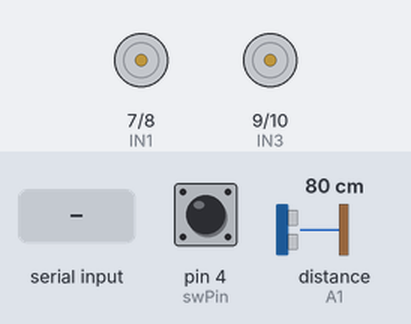
Bench run of a sketch on a simulated Arduino Uno, built with avr-gcc and run on an emulated ATmega328P. Parts: motor-driver pin pairs drawn as motors (green arrow = first pin HIGH = forward, orange = second pin HIGH = backward, longer = more drive, scaled by the enable pin). Wiring (inferred from the names in the program): ultrasonic range finder: trigger A0; echo A1. The inputs (shaded band) are chosen by the test bench; at power-on: distance to the obstacle (sensor on A1) 80 cm, pin 4 (swPin) HIGH. The echo pulse lasts 58.3 µs per cm.

Above: at 1.2 s.
1.3 s: "F" received over Serial
At 2.1 s:
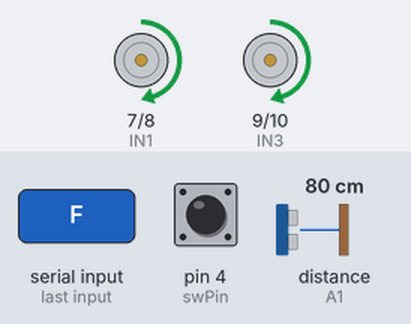
2.8 s: "B" received over Serial
At 3.1 s:
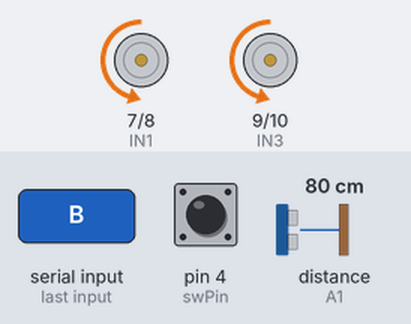
4.3 s: "L" received over Serial
At 5.5 s:
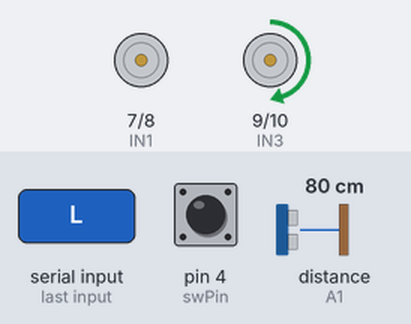
5.8 s: "R" received over Serial
At 6.6 s:
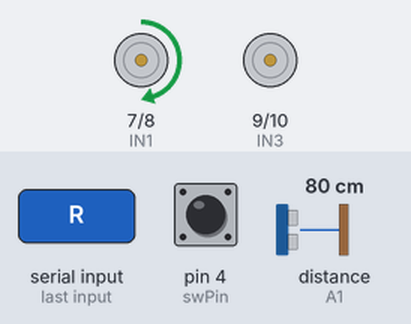
7.3 s: distance to the obstacle (sensor on A1) set to 18 cm
8.8 s: distance to the obstacle (sensor on A1) set to 14 cm
At 9.9 s:
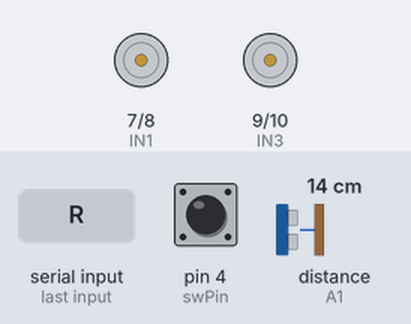
Timing chart, 0 to 11.3 s (numbered marks = the images above; inputs shaded):
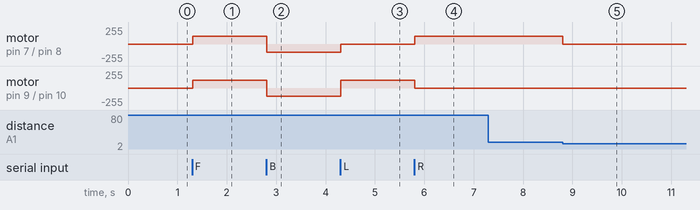

The sketch:

bluetooth_controller.ino
```cpp
const int ENA = 5;
const int IN1 = 7;
const int IN2 = 8;
const int IN3 = 9;
const int IN4 = 10;
const int ENB = 6;

const int TRIG_PIN = A0;
const int ECHO_PIN = A1;
const float STOP_DISTANCE = 15.0;   // forced stop only, single threshold

const int xPin = A2;
const int yPin = A3;
const int swPin = 4;

const int CENTER = 512;
const int DEADZONE = 150;

const int SPEED = 120;

char currentCommand = 'S';

bool joystickEnabled = false;
bool lastButtonState = HIGH;
unsigned long lastDebounceTime = 0;
const unsigned long DEBOUNCE_DELAY = 250;

void setup() {
  Serial.begin(9600);

  pinMode(ENA, OUTPUT);
  pinMode(ENB, OUTPUT);
  pinMode(IN1, OUTPUT);
  pinMode(IN2, OUTPUT);
  pinMode(IN3, OUTPUT);
  pinMode(IN4, OUTPUT);

  pinMode(TRIG_PIN, OUTPUT);
  pinMode(ECHO_PIN, INPUT);

  pinMode(swPin, INPUT_PULLUP);

  stopCar();
}

void loop() {
  handleToggleButton();

  if (joystickEnabled) {
    readJoystick();
  } else {
    readBluetooth();
  }

  float distance = readDistance();

  if (distance < STOP_DISTANCE) {
    stopCar();
    return;
  }

  execute(currentCommand);
}

void handleToggleButton() {
  bool buttonState = digitalRead(swPin);

  if (buttonState == LOW && lastButtonState == HIGH &&
      (millis() - lastDebounceTime) > DEBOUNCE_DELAY) {

    joystickEnabled = !joystickEnabled;
    lastDebounceTime = millis();
    currentCommand = 'S';
    stopCar();
  }

  lastButtonState = buttonState;
}

void readJoystick() {
  int xVal = analogRead(xPin);
  int yVal = analogRead(yPin);

  int xOffset = xVal - CENTER;
  int yOffset = yVal - CENTER;

  if (abs(xOffset) < DEADZONE && abs(yOffset) < DEADZONE) {
    currentCommand = 'S';
  } else if (abs(xOffset) > abs(yOffset)) {
    currentCommand = (xOffset > 0) ? 'R' : 'L';
  } else {
    currentCommand = (yOffset > 0) ? 'F' : 'B';
  }
}

void readBluetooth() {
  while (Serial.available()) {
    char c = Serial.read();

    if (c == 'F' || c == 'B' || c == 'L' || c == 'R' || c == 'S') {
      currentCommand = c;
    }
  }
}

float readDistance() {
  digitalWrite(TRIG_PIN, LOW);
  delayMicroseconds(2);
  digitalWrite(TRIG_PIN, HIGH);
  delayMicroseconds(10);
  digitalWrite(TRIG_PIN, LOW);

  long duration = pulseIn(ECHO_PIN, HIGH, 25000);

  if (duration == 0) return 999;

  return duration * 0.0343 / 2.0;
}

void execute(char cmd) {
  switch (cmd) {
    case 'F': forward(); break;
    case 'B': backward(); break;
    case 'L': turnLeft(); break;
    case 'R': turnRight(); break;
    default: stopCar();
  }
}

void forward() {
  digitalWrite(IN1, HIGH); digitalWrite(IN2, LOW);
  digitalWrite(IN3, HIGH); digitalWrite(IN4, LOW);
  analogWrite(ENA, SPEED); analogWrite(ENB, SPEED);
}

void backward() {
  digitalWrite(IN1, LOW); digitalWrite(IN2, HIGH);
  digitalWrite(IN3, LOW); digitalWrite(IN4, HIGH);
  analogWrite(ENA, SPEED); analogWrite(ENB, SPEED);
}

void turnLeft() {
  digitalWrite(IN1, HIGH); digitalWrite(IN2, LOW);
  digitalWrite(IN3, HIGH); digitalWrite(IN4, LOW);
  analogWrite(ENA, 0); analogWrite(ENB, SPEED);
}

void turnRight() {
  digitalWrite(IN1, HIGH); digitalWrite(IN2, LOW);
  digitalWrite(IN3, HIGH); digitalWrite(IN4, LOW);
  analogWrite(ENA, SPEED); analogWrite(ENB, 0);
}

void stopCar() {
  analogWrite(ENA, 0);
  analogWrite(ENB, 0);
  digitalWrite(IN1, LOW); digitalWrite(IN2, LOW);
  digitalWrite(IN3, LOW); digitalWrite(IN4, LOW);
}
```

Measured:
- the behaviour switches between 16 and 15 cm on distance to the obstacle (sensor on A1) (found by bisection; images 4 and 5)
- after the input at 1.3 s, motor on pin 7 (IN1) / pin 8 (IN2), motor on pin 9 (IN3) / pin 10 (IN4): stopped → forward 120/255 at once
- after the input at 2.8 s, motor on pin 7 (IN1) / pin 8 (IN2), motor on pin 9 (IN3) / pin 10 (IN4): forward 120/255 → backward 120/255 at once
- after the input at 4.3 s, motor on pin 7 (IN1) / pin 8 (IN2): backward 120/255 → stopped at once; motor on pin 9 (IN3) / pin 10 (IN4): backward 120/255 → forward 120/255 at once
- after the input at 5.8 s, motor on pin 7 (IN1) / pin 8 (IN2): stopped → forward 120/255 at once; motor on pin 9 (IN3) / pin 10 (IN4): forward 120/255 → stopped at once
- after the input at 7.3 s, every drawn part: stays the same
- after the input at 8.8 s, motor on pin 7 (IN1) / pin 8 (IN2): forward 120/255 → stopped at once
